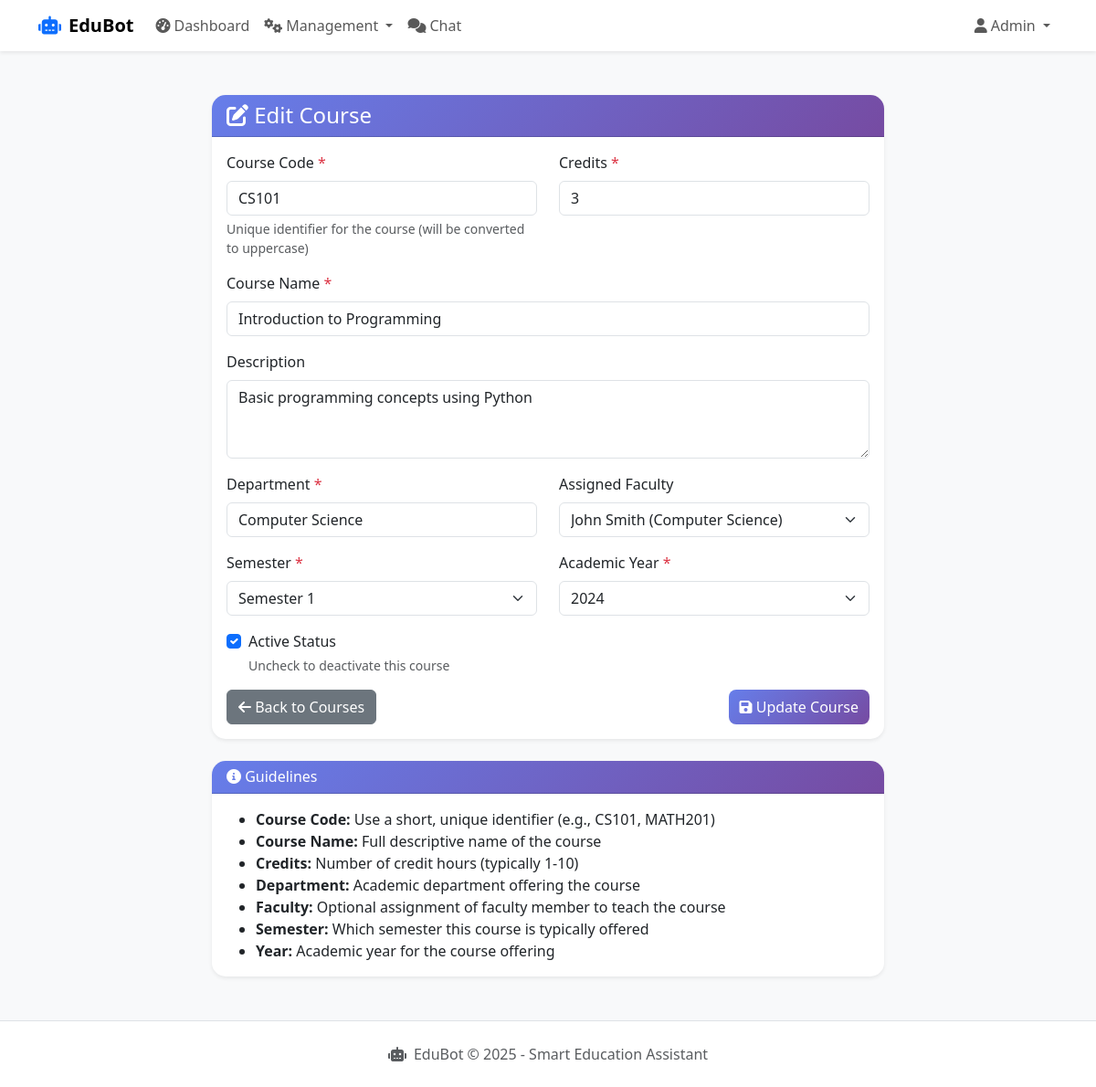
/admin/courses/1/edit (signed in), run on the app's committed database.
### app/models/user.py (models this page shows, shortened)
class User(UserMixin, db.Model):
    __tablename__ = 'users'
    id = db.Column(db.Integer, primary_key=True)
    username = db.Column(db.String(50), unique=True, nullable=False)
    email = db.Column(db.String(100), unique=True, nullable=False)
    password_hash = db.Column(db.String(255), nullable=False)
    role = db.Column(db.Enum('student', 'faculty', 'admin'), nullable=False, default='student')
    first_name = db.Column(db.String(50), nullable=False)
    last_name = db.Column(db.String(50), nullable=False)
    student_id = db.Column(db.String(20), unique=True, nullable=True)
    course_id = db.Column(db.Integer, nullable=True)
    year_of_study = db.Column(db.Integer, nullable=True)
    phone = db.Column(db.String(15), nullable=True)
    is_active = db.Column(db.Boolean, default=True)
    created_at = db.Column(db.DateTime, default=datetime.utcnow)
    updated_at = db.Column(db.DateTime, default=datetime.utcnow, onupdate=datetime.utcnow)
    faculty_profile = db.relationship('Faculty', backref='user', uselist=False, cascade='all, delete-orphan')
    attendance_records = db.relationship('Attendance', foreign_keys='Attendance.student_id', lazy='dynamic', cascade='all, delete-orphan')
    chat_logs = db.relationship('ChatLog', backref='user', lazy='dynamic', cascade='all, delete-orphan')
    created_groups = db.relationship('Group', foreign_keys='Group.created_by', backref='creator', lazy='dynamic', cascade='all, delete-orphan')
    group_memberships = db.relationship('GroupMember', backref='user', lazy='dynamic', cascade='all, delete-orphan')
    group_messages = db.relationship('GroupMessage', backref='user', lazy='dynamic', cascade='all, delete-orphan')
    @property
    def full_name(self):
        return f"{self.first_name} {self.last_name}"
    def is_admin(self):
        return self.role == 'admin'

### app/models/course.py (models this page shows, shortened)
class Course(db.Model):
    __tablename__ = 'courses'
    id = db.Column(db.Integer, primary_key=True)
    course_code = db.Column(db.String(20), unique=True, nullable=False)
    course_name = db.Column(db.String(100), nullable=False)
    description = db.Column(db.Text, nullable=True)
    credits = db.Column(db.Integer, default=3)
    semester = db.Column(db.Integer, nullable=False)
    year = db.Column(db.Integer, nullable=False)
    department = db.Column(db.String(100), nullable=False)
    faculty_id = db.Column(db.Integer, db.ForeignKey('faculty.id'), nullable=True)
    is_active = db.Column(db.Boolean, default=True)
    created_at = db.Column(db.DateTime, default=datetime.utcnow)
    updated_at = db.Column(db.DateTime, default=datetime.utcnow, onupdate=datetime.utcnow)
    attendance_records = db.relationship('Attendance', backref='course', lazy='dynamic', cascade='all, delete-orphan')
    syllabus_files = db.relationship('SyllabusFile', backref='course', lazy='dynamic', cascade='all, delete-orphan')
    notes = db.relationship('Note', backref='course', lazy='dynamic', cascade='all, delete-orphan')
    groups = db.relationship('Group', backref='course', lazy='dynamic')

### app/routes/admin.py (the view, shortened to what this page needs)
@admin_bp.route('/courses/<int:course_id>/edit', methods=['GET', 'POST'])
@login_required
@admin_required
def edit_course(course_id):
    course_to_edit = Course.query.get_or_404(course_id)
    faculty_members = Faculty.query.join(User).filter(User.is_active == True).order_by(User.first_name, User.last_name).all()
    return render_template('admin/course_form.html',
                         course_to_edit=course_to_edit,
                         faculty_members=faculty_members,
                         mode='edit',
                         user=current_user)

### app/models/faculty.py (called while the page is built)
    @property
    def name(self):
        if self.user:
            return self.user.full_name
        return "Unknown Faculty"

### app/routes/admin.py (called while the page is built)
def admin_required(f):
    @wraps(f)
    def decorated_function(*args, **kwargs):
        if not current_user.is_authenticated or not current_user.is_admin():
            flash('Admin access required.', 'error')
            return redirect(url_for('auth.login'))
        return f(*args, **kwargs)
    return decorated_function

### app/templates/admin/course_form.html (shortened to what this page needs)
{% extends "base.html" %}
{% block content %}
<div class="container mt-5">
    <div class="row justify-content-center">
        <div class="col-md-8">
            <div class="card">
                <div class="card-header">
                    <h4 class="mb-0">
                        {% if mode == 'add' %}
                            <i class="fas fa-plus"></i> Add New Course
                        {% else %}
                            <i class="fas fa-edit"></i> Edit Course
                        {% endif %}
                    </h4>
                </div>
                <div class="card-body">
                    <form method="POST">
                        <div class="row mb-3">
                            <div class="col-md-6">
                                <label for="course_code" class="form-label">Course Code <span class="text-danger">*</span></label>
                                <input type="text" class="form-control" id="course_code" name="course_code"
                                       placeholder="e.g., CS101, MATH201"
                                       value="{% if course_to_edit %}{{ course_to_edit.course_code }}{% elif form_data %}{{ form_data.course_code }}{% endif %}"
                                       required maxlength="20">
                                <div class="form-text">Unique identifier for the course (will be converted to uppercase)</div>
                            </div>
                            <div class="col-md-6">
                                <label for="credits" class="form-label">Credits <span class="text-danger">*</span></label>
                                <input type="number" class="form-control" id="credits" name="credits"
                                       min="1" max="10"
                                       value="{% if course_to_edit %}{{ course_to_edit.credits }}{% elif form_data %}{{ form_data.credits }}{% else %}3{% endif %}"
                                       required>
                            </div>
                        </div>
                        <div class="mb-3">
                            <label for="course_name" class="form-label">Course Name <span class="text-danger">*</span></label>
                            <input type="text" class="form-control" id="course_name" name="course_name"
                                   placeholder="Enter full course name"
                                   value="{% if course_to_edit %}{{ course_to_edit.course_name }}{% elif form_data %}{{ form_data.course_name }}{% endif %}"
                                   required maxlength="100">
                        </div>
                        <div class="mb-3">
                            <label for="description" class="form-label">Description</label>
                            <textarea class="form-control" id="description" name="description" rows="3"
                                      placeholder="Brief description of the course">{% if course_to_edit %}{{ course_to_edit.description }}{% elif form_data %}{{ form_data.description }}{% endif %}</textarea>
                        </div>
                        <div class="row mb-3">
                            <div class="col-md-6">
                                <label for="department" class="form-label">Department <span class="text-danger">*</span></label>
                                <input type="text" class="form-control" id="department" name="department"
                                       placeholder="e.g., Computer Science, Mathematics"
                                       value="{% if course_to_edit %}{{ course_to_edit.department }}{% elif form_data %}{{ form_data.department }}{% endif %}"
                                       required maxlength="100">
                            </div>
                            <div class="col-md-6">
                                <label for="faculty_id" class="form-label">Assigned Faculty</label>
                                <select class="form-select" id="faculty_id" name="faculty_id">
                                    {% for faculty in faculty_members %}
                                        <option value="{{ faculty.id }}"
                                                {% if (course_to_edit and course_to_edit.faculty_id == faculty.id) or (form_data and form_data.faculty_id|int == faculty.id) %}selected{% endif %}>
                                            {{ faculty.name }} ({{ faculty.department }})
                                        </option>
                                    {% endfor %}
                                </select>
                            </div>
                        </div>
                        <div class="row mb-3">
                            <div class="col-md-6">
                                <label for="semester" class="form-label">Semester <span class="text-danger">*</span></label>
                                <select class="form-select" id="semester" name="semester" required>
                                    {% for i in range(1, 9) %}
                                        <option value="{{ i }}"
                                                {% if (course_to_edit and course_to_edit.semester == i) or (form_data and form_data.semester|int == i) %}selected{% endif %}>
                                            Semester {{ i }}
                                        </option>
                                    {% endfor %}
                                </select>
                            </div>
                            <div class="col-md-6">
                                <label for="year" class="form-label">Academic Year <span class="text-danger">*</span></label>
                                <select class="form-select" id="year" name="year" required>
                                    {% for year in range(2020, 2031) %}
                                        <option value="{{ year }}"
                                                {% if (course_to_edit and course_to_edit.year == year) or (form_data and form_data.year|int == year) or (not course_to_edit and not form_data and year == 2024) %}selected{% endif %}>
                                            {{ year }}
                                        </option>
                                    {% endfor %}
                                </select>
                            </div>
                        </div>
                        {% if mode == 'edit' %}
                        <div class="mb-3">
                            <div class="form-check">
                                <input class="form-check-input" type="checkbox" id="is_active" name="is_active"
                                       {% if course_to_edit.is_active %}checked{% endif %}>
                                <label class="form-check-label" for="is_active">
                                    Active Status
                                </label>
                                <div class="form-text">Uncheck to deactivate this course</div>
                            </div>
                        </div>
                        {% endif %}
                        <div class="d-flex justify-content-between">
                            <a href="{{ url_for('admin.manage_courses') }}" class="btn btn-secondary">
                                <i class="fas fa-arrow-left"></i> Back to Courses
                            </a>
                            <button type="submit" class="btn btn-primary">
                                {% if mode == 'add' %}
                                    <i class="fas fa-plus"></i> Create Course
                                {% else %}
                                    <i class="fas fa-save"></i> Update Course
                                {% endif %}
                            </button>
                        </div>
                    </form>
                </div>
            </div>
            <div class="card mt-4">
                <div class="card-header">
                    <h6 class="mb-0"><i class="fas fa-info-circle"></i> Guidelines</h6>
                </div>
                <div class="card-body">
                    <ul class="mb-0">
                        <li><strong>Course Code:</strong> Use a short, unique identifier (e.g., CS101, MATH201)</li>
                        <li><strong>Course Name:</strong> Full descriptive name of the course</li>
                        <li><strong>Credits:</strong> Number of credit hours (typically 1-10)</li>
                        <li><strong>Department:</strong> Academic department offering the course</li>
                        <li><strong>Faculty:</strong> Optional assignment of faculty member to teach the course</li>
                        <li><strong>Semester:</strong> Which semester this course is typically offered</li>
                        <li><strong>Year:</strong> Academic year for the course offering</li>
                    </ul>
                </div>
            </div>
        </div>
    </div>
</div>
{% endblock %}

### app/templates/base.html (shortened to what this page needs)
<!DOCTYPE html>
<html lang="en">
<head>
    <link href="https://cdn.jsdelivr.net/npm/bootstrap@5.3.0/dist/css/bootstrap.min.css" rel="stylesheet">
    <link href="https://cdnjs.cloudflare.com/ajax/libs/font-awesome/6.0.0/css/all.min.css" rel="stylesheet">
</head>
<body>
    <nav class="navbar navbar-expand-lg navbar-light bg-white shadow-sm">
        <div class="container">
            <a class="navbar-brand" href="{{ url_for('admin.dashboard') if current_user.is_authenticated and current_user.is_admin() else url_for('chat.chat_interface') }}">
                <i class="fas fa-robot text-primary me-2"></i>EduBot
            </a>
            <div class="collapse navbar-collapse" id="navbarNav">
                {% if current_user.is_authenticated %}
                <ul class="navbar-nav me-auto">
                    {% if current_user.is_admin() %}
                    <li class="nav-item">
                        <a class="nav-link" href="{{ url_for('admin.dashboard') }}">
                            <i class="fas fa-tachometer-alt me-1"></i>Dashboard
                        </a>
                    </li>
                    <li class="nav-item dropdown">
                        <a class="nav-link dropdown-toggle" href="#" id="managementDropdown" role="button" data-bs-toggle="dropdown">
                            <i class="fas fa-cogs me-1"></i>Management
                        </a>
                    </li>
                    {% endif %}
                    <li class="nav-item">
                        <a class="nav-link" href="{{ url_for('chat.chat_interface') }}">
                            <i class="fas fa-comments me-1"></i>Chat
                        </a>
                    </li>
                </ul>
                <ul class="navbar-nav">
                    <li class="nav-item dropdown">
                        <a class="nav-link dropdown-toggle" href="#" id="userDropdown" role="button" data-bs-toggle="dropdown">
                            <i class="fas fa-user me-1"></i>{{ current_user.first_name }}
                        </a>
                    </li>
                </ul>
                {% endif %}
            </div>
        </div>
    </nav>
    <main>
        {% block content %}{% endblock %}
    </main>
    <footer class="bg-white border-top mt-5 py-4">
        <div class="container text-center">
            <p class="text-muted mb-0">
                <i class="fas fa-robot me-2"></i>EduBot &copy; 2025 - Smart Education Assistant
            </p>
        </div>
    </footer>
</body>
</html>

### data on the page
User: first_name "Admin"
Course: course_code "CS101", credits "3", course_name "Introduction to Programming", description "Basic programming concepts using Python", department "Computer Science", faculty_id "John Smith (Computer Science)", semester "Semester 1", year "2024", is_active "☑"
